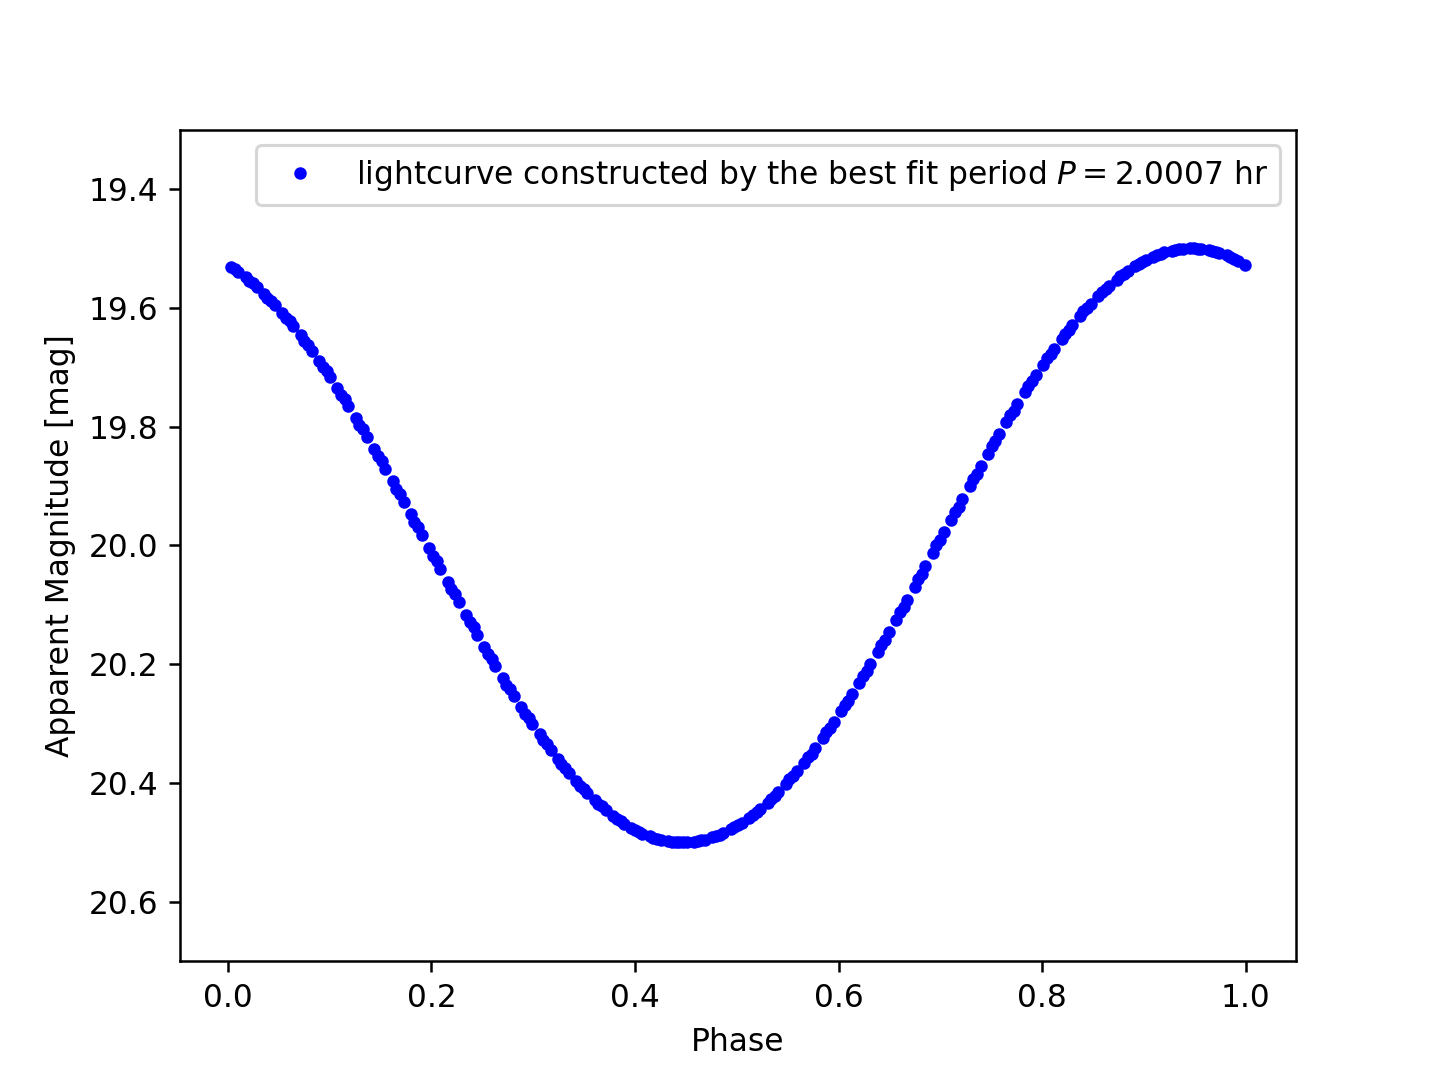

This figure's Python source:
#!/usr/pkg/bin/python3.9

#
# Time-stamp: <2022/11/27 19:18:47 (CST) daisuke>
#

# importing numpy module
import numpy

# importing matplotlib module
import matplotlib.figure
import matplotlib.backends.backend_agg

# data file name
file_input = 'ai202209_s11_00_00.data'

# output file name
file_output = 'ai202209_s11_00_08.png'

# best fit period (day)
p_best = 2.0007 / 24

# empty numpy arrays for storing data
data_mjd   = numpy.array ([])
data_phase = numpy.array ([])
data_mag   = numpy.array ([])

# opening file
with open (file_input, 'r') as fh:
    # reading file line-by-line
    for line in fh:
        # skipping line if the line starts with '#'
        if (line[0] == '#'):
            continue
        # removing line feed at the end of line
        line = line.strip ()
        # splitting data
        (datetime, mjd_str, mag_str) = line.split ()
        # conversion from string into float
        mjd   = float (mjd_str)
        mag   = float (mag_str)
        phase = mjd / p_best - int (mjd / p_best)
        # appending the data at the end of numpy arrays
        data_mjd   = numpy.append (data_mjd, mjd)
        data_phase = numpy.append (data_phase, phase)
        data_mag   = numpy.append (data_mag, mag)

# making objects "fig" and "ax"
fig    = matplotlib.figure.Figure ()
canvas = matplotlib.backends.backend_agg.FigureCanvasAgg (fig)
ax     = fig.add_subplot (111)

# labels
ax.set_xlabel ('Phase')
ax.set_ylabel ('Apparent Magnitude [mag]')

# range
ax.set_ylim (19.3, 20.7)
ax.invert_yaxis ()

# plotting data
ax.plot (data_phase, data_mag, \
         linestyle='None', marker='o', markersize=3, color='blue', \
         label='lightcurve constructed by the best fit period $P = 2.0007$ hr')
ax.legend ()

# saving the plot into a file
fig.savefig (file_output, dpi=225)
